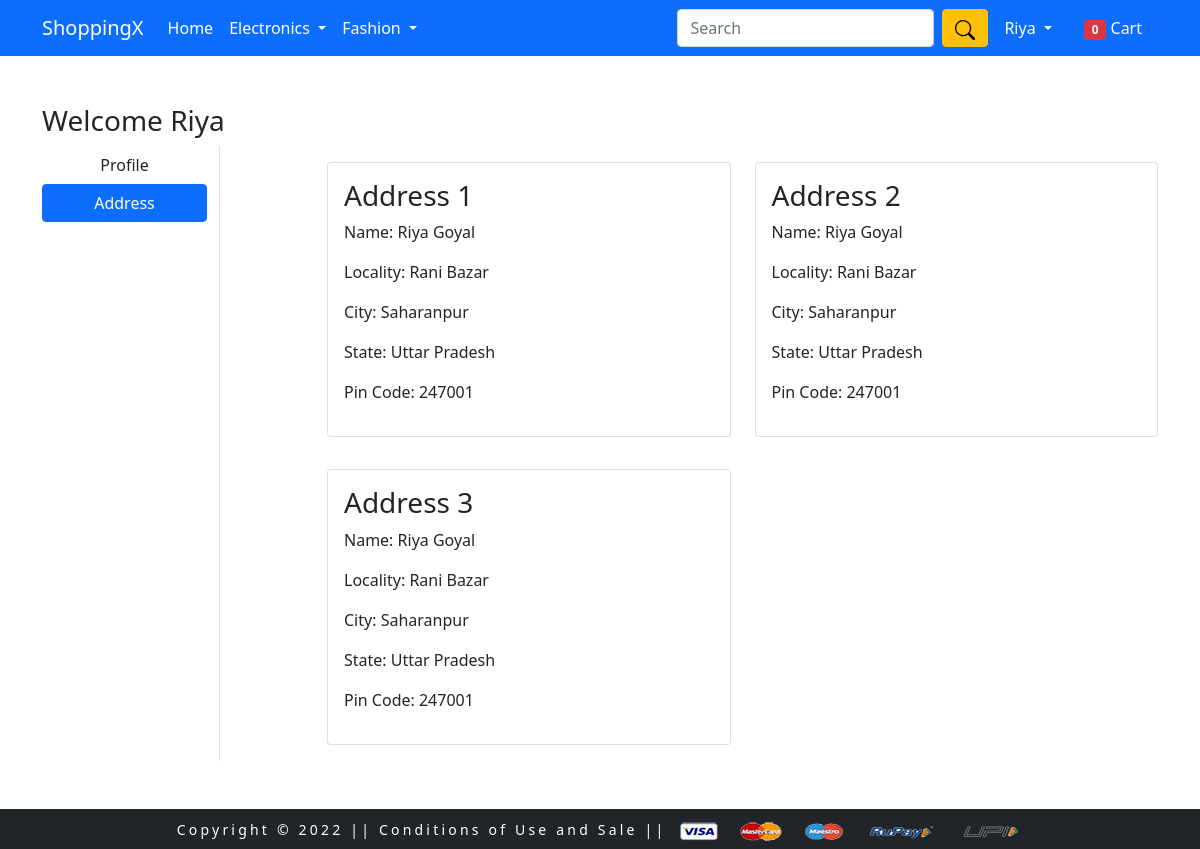
The page /address/ (signed in) on the database its author committed.
### myapp/models.py (models this page shows, shortened)
class Customer(models.Model):
    user = models.ForeignKey(User, on_delete=models.CASCADE)
    name = models.CharField(max_length=200)
    locality = models.CharField(max_length=200)
    city = models.CharField(max_length=50)
    zipcode = models.IntegerField()
    state = models.CharField(choices=STATE_CHOICES, max_length=50)

### myapp/views.py (the view)
# urls.py: path('address/', views.address, name='address'),
@login_required
def address(request):
    totalitem = 0
    if request.user.is_authenticated:
        totalitem = len(Cart.objects.filter(user=request.user))
    add = Customer.objects.filter(user=request.user)
    return render(request, 'myapp/address.html', {'add': add, 'active':'btn-primary', 'totalitem': totalitem})

### myapp/templates/myapp/address.html (shortened to what this page needs)
{% extends 'myapp/base.html' %}
{% load static %}
{% block main-content %}
<div class="container my-5">
 <div class="row">
 <h3>Welcome {{request.user|capfirst}}</h3>
  <div class="col-sm-2 border-end">
   <ul class="list-unstyled">
    <li class="d-grid"><a href="{% url 'profile' %}" class="btn">Profile</a></li>
    <li class="d-grid"><a href="{% url 'address' %}" class="btn {{active}}">Address</a></li>
   </ul>
  </div>
  <div class="col-sm-9 offset-sm-1">
   <div class="row">
    {% for a in add %}
    <div class="col-sm-6 my-3">
     <div class="card">
      <div class="card-body">
       <h3>Address {{forloop.counter}}</h3>
       <p>Name: {{a.name}}</p>
       <p>Locality: {{a.locality}}</p>
       <p>City: {{a.city}}</p>
       <p>State: {{a.state}}</p>
       <p>Pin Code: {{a.zipcode}}</p>
      </div>
     </div>
    </div>
    {% endfor %}
   </div>
  </div>
 </div>
</div>
{% endblock main-content %}

### myapp/templates/myapp/base.html (shortened to what this page needs)
<!doctype html>
{% load static %}
<html lang="en">
  <head>
    <link href="https://cdn.jsdelivr.net/npm/bootstrap@5.1.3/dist/css/bootstrap.min.css" rel="stylesheet">
    <link rel="stylesheet" href="{% static 'myapp/css/owl.carousel.min.css' %}">
    <link rel="stylesheet" href="{% static 'myapp/css/all.min.css' %}">
    <link rel="stylesheet" href="{% static 'myapp/css/style.css' %}">
  </head>
  <body>
    <nav class="navbar navbar-expand-lg navbar-dark bg-primary">
  <div class="container">
    <a class="navbar-brand" href="/">ShoppingX</a>
    <div class="collapse navbar-collapse" id="navbarSupportedContent">
      <ul class="navbar-nav me-auto mb-2 mb-lg-0">
        <li class="nav-item">
          <a class="nav-link active" aria-current="page" href="/">Home</a>
        </li>
        <li class="nav-item dropdown">
             <a class="nav-link dropdown-toggle text-white" href="#" id="electronicsDropdown" role="button" data-bs-toggle="dropdown" aria-expanded="false">
               Electronics
             </a>
           </li>
        <li class="nav-item dropdown">
             <a class="nav-link dropdown-toggle text-white" href="#" id="fashionDropdown" role="button" data-bs-toggle="dropdown" aria-expanded="false">
               Fashion
             </a>
           </li>
      </ul>
      <form class="d-flex">
        <input class="form-control me-2" type="search" placeholder="Search" aria-label="Search">
        <button class="btn btn-warning" type="submit">
        </button>
      </form>
      <div>
        <ul class="navbar-nav me-auto mb-2 mb-lg-0">
          {% if request.user.is_authenticated %}
           <li class="nav-item dropdown mx-2">
              <a class="nav-link dropdown-toggle text-white" href="#" id="profileDropdown" role="button" data-bs-toggle="dropdown" aria-expanded="false">
                {{request.user.username|capfirst}}
              </a>
            </li>
            <li class="nav-item mx-2">
             <a href="{% url 'showcart' %}" class="nav-link text-white">
                 <span class="badge bg-danger">{{totalitem}}
             </span> Cart </a>
            </li>
            {% endif %}
          </ul>
      </div>
    </div>
  </div>
</nav>
    {% block main-content %} {% endblock main-content %}
    <footer class="container-fluid bg-dark text-center p-2 mt-5">
        <small class="text-white" style="letter-spacing:0.2rem;">Copyright &copy; 2022 || Conditions of Use and Sale || </small>
        <img src="{% static 'myapp/images/payment.png' %}" alt="..." srcset="" class="img-fluid" height="2px">
    </footer>
  </body>
</html>

### rows shown on the page
Customer: name "Riya Goyal", locality "Rani Bazar", city "Saharanpur", state "Uttar Pradesh", zipcode "247001"
Customer: name "Riya Goyal", locality "Rani Bazar", city "Saharanpur", state "Uttar Pradesh", zipcode "247001"
Customer: name "Riya Goyal", locality "Rani Bazar", city "Saharanpur", state "Uttar Pradesh", zipcode "247001"

### other values the page prints
{{ request.user.username|capfirst }} "Riya"
{{ totalitem }} "0"
{{ request.user|capfirst }} "Riya"
